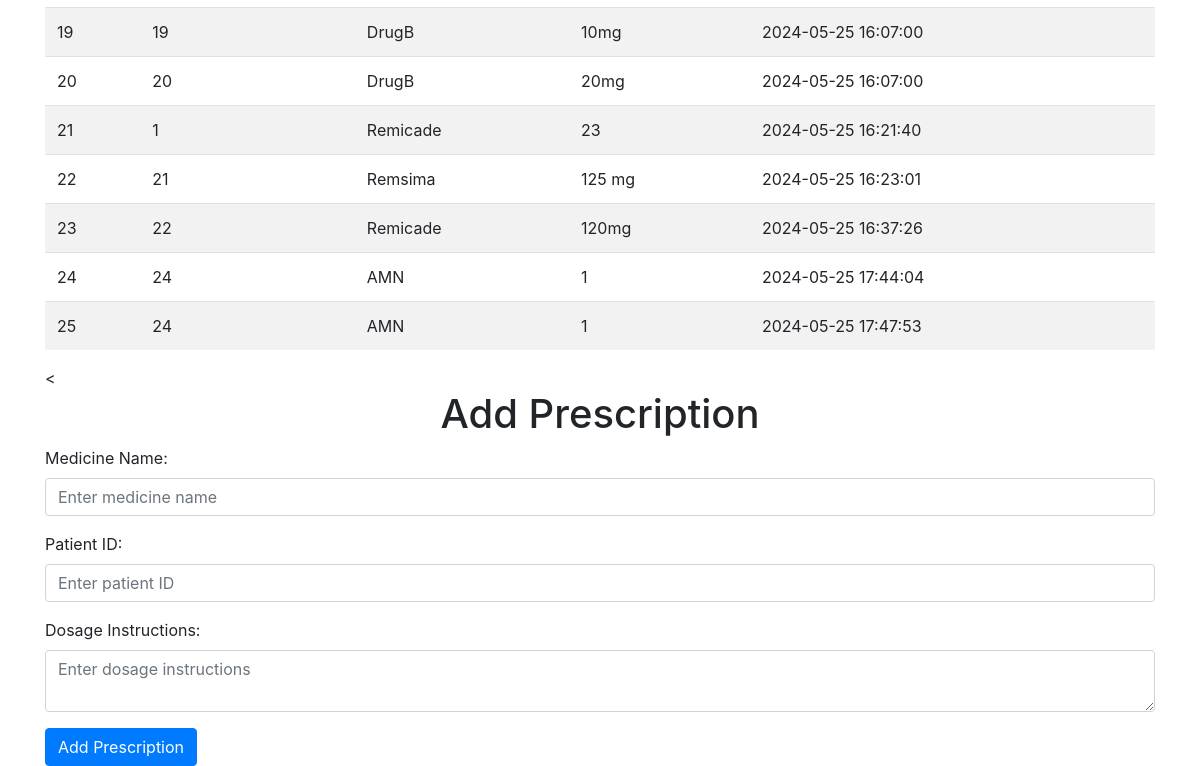
The app's page /doctor_dashboard (signed in, lower part), older data.
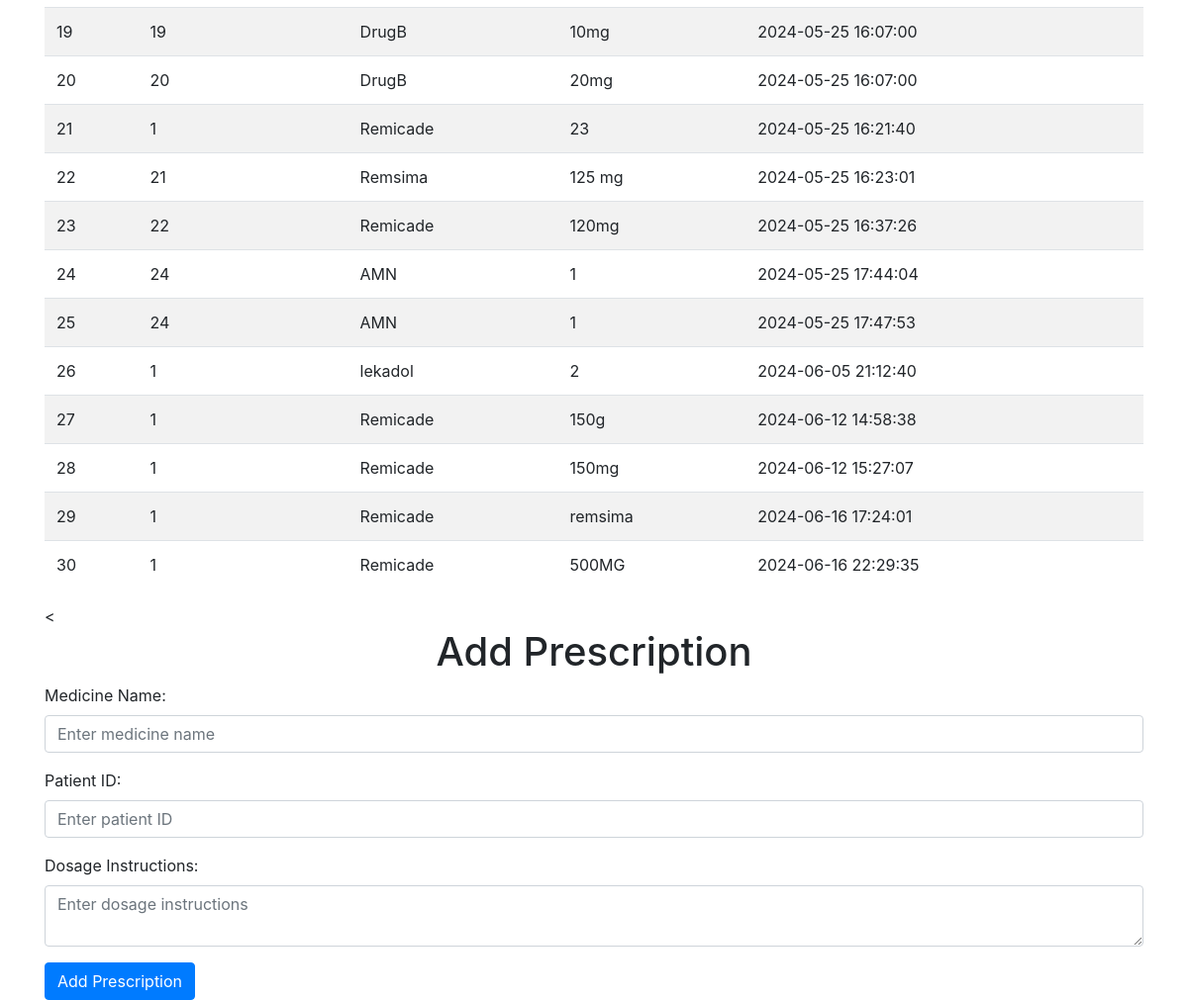
The same page, newer data.
### tables this page shows
CREATE TABLE Kartoteke (
    Kartoteke_id INTEGER PRIMARY KEY AUTOINCREMENT,
    patient_id INTEGER NOT NULL,
    Zdravilo TEXT NOT NULL,
    Odmerjanje TEXT NOT NULL,
    Datum_in_cas TEXT NOT NULL,
    FOREIGN KEY (patient_id) REFERENCES Osebe(patient_id)
);

### app.py (the view)
@app.route('/doctor_dashboard', methods=['GET', 'POST'])
def doctor_dashboard():
    if 'doctor_id' not in session:
        flash("Please log in as doctor first.", "error")
        return redirect(url_for('doctor_login'))
    filter_patient_id = request.form.get('patient_id') if request.method == 'POST' else None
    filter_date_from = request.form.get('date_from') if request.method == 'POST' else None
    filter_date_to = request.form.get('date_to') if request.method == 'POST' else None
    query = "SELECT * FROM Kartoteke"
    filters = []
    if filter_patient_id:
        filters.append(f"patient_id = {filter_patient_id}")
    if filter_date_from:
        filters.append(f"Datum_in_cas >= '{filter_date_from}'")
    if filter_date_to:
        filters.append(f"Datum_in_cas <= '{filter_date_to}'")
    if filters:
        query += " WHERE " + " AND ".join(filters)
    conn = sqlite3.connect('bazazdravil.db')
    cur = conn.cursor()
    cur.execute(query)
    entries = cur.fetchall()
    conn.close()
    return render_template('doctor_dashboard.html', entries=entries)

### templates/doctor_dashboard.html (shortened to what this page needs)
{% extends 'base.html' %}
{% block content %}
<table class="table table-striped mt-4">
    <tbody>
        {% for entry in entries %}
        <tr>
            <td>{{ entry[0] }}</td>
            <td>{{ entry[1] }}</td>
            <td>{{ entry[2] }}</td>
            <td>{{ entry[3] }}</td>
            <td>{{ entry[4] }}</td>
        </tr>
        {% endfor %}
    </tbody>
</table>
<<h1 class="text-center">Add Prescription</h1>
<form method="post" action="{{ url_for('add_prescription') }}">
    <div class="form-group">
        <label for="zdravilo_ime">Medicine Name:</label>
        <input type="text" class="form-control" id="zdravilo_ime" name="zdravilo_ime" required placeholder="Enter medicine name">
    </div>
    <div class="form-group">
        <label for="patient_id">Patient ID:</label>
        <input type="text" class="form-control" id="patient_id" name="patient_id" required placeholder="Enter patient ID">
    </div>
    <div class="form-group">
        <label for="navodila_za_odmerjanje">Dosage Instructions:</label>
        <textarea id="navodila_za_odmerjanje" name="navodila_za_odmerjanje" class="form-control" required placeholder="Enter dosage instructions"></textarea>
    </div>
    <button type="submit" class="btn btn-primary">Add Prescription</button>
</form>
{% endblock %}

Row changes from the older to the newer data that the page shows:
added Kartoteke: Kartoteke_id "26", patient "1", Zdravilo "lekadol", Odmerjanje "2", Datum_in_cas "2024-06-05 21:12:40"
added Kartoteke: Kartoteke_id "27", patient "1", Zdravilo "Remicade", Odmerjanje "150g", Datum_in_cas "2024-06-12 14:58:38"
added Kartoteke: Kartoteke_id "28", patient "1", Zdravilo "Remicade", Odmerjanje "150mg", Datum_in_cas "2024-06-12 15:27:07"
added Kartoteke: Kartoteke_id "29", patient "1", Zdravilo "Remicade", Odmerjanje "remsima", Datum_in_cas "2024-06-16 17:24:01"
added Kartoteke: Kartoteke_id "30", patient "1", Zdravilo "Remicade", Odmerjanje "500MG", Datum_in_cas "2024-06-16 22:29:35"
